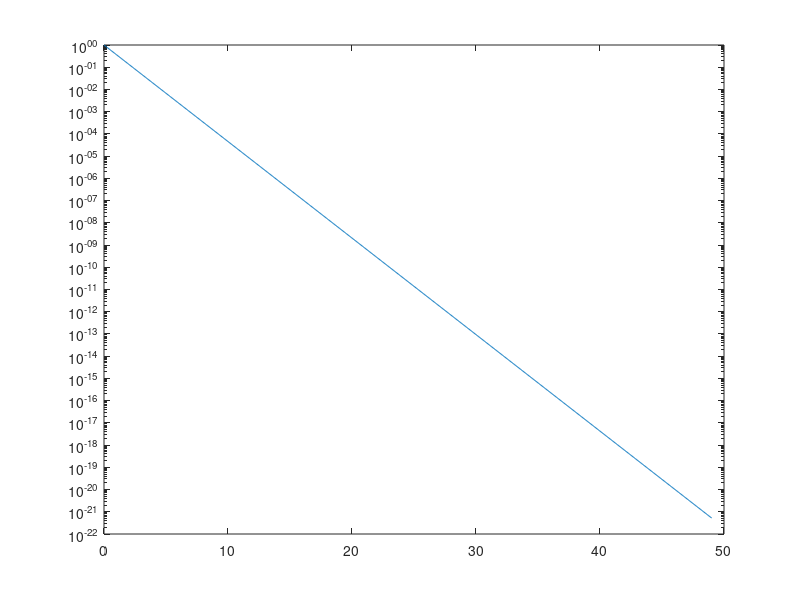
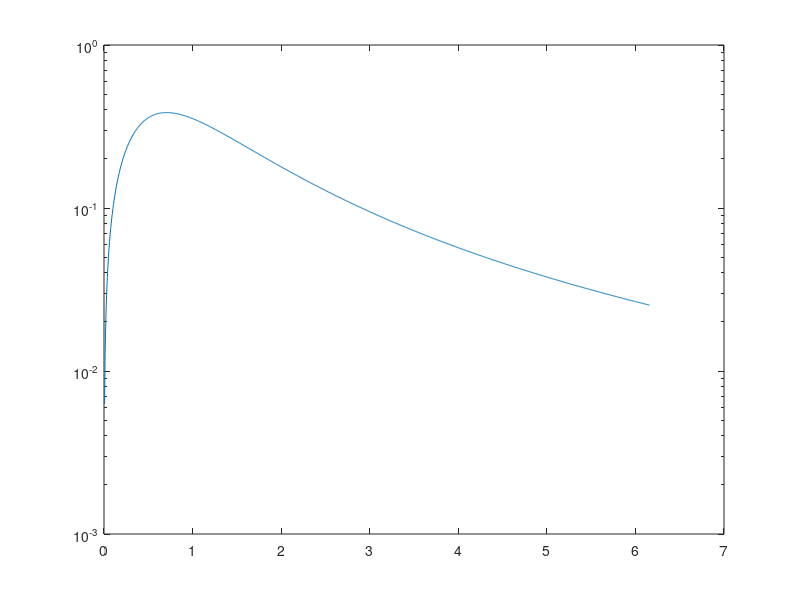

Recreate these plots in MATLAB, in order. (Note: this script raises an error after producing the figures.)
clear all; close all; clc

M = 50;

% r      Radial positions [m]          {0:numel(h)-1}
% k      Spatial frequencies [rad/m]   {pi/numel(h)*(0:numel(h)-1)}

r = [0:0.05:M-1];

L = length(r);

k = r * 2*pi/M;

a = 1;

y = exp(-a * r);

semilogy(r,y)

figure()

Y = k./((k.^2 + a^2).^(3/2));

semilogy(k,Y)
hold all;



Y2 = ht(y,r,k);

% Y3 = spatial_transform2(k./(2*pi),y,r)

f = k./(2*pi);

Y3 = spatial_transform2(f,y,r);

%Y4 = abs(besselh(0,y));

semilogy(k,Y2)

semilogy(k,Y3)

%semilogy(k,Y4)

legend('theory','online code', 'my code')